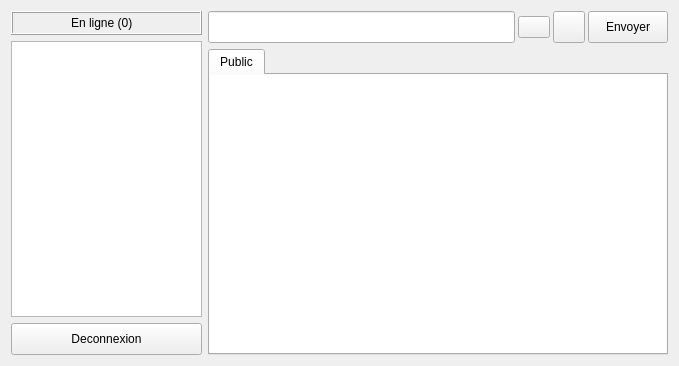
<?xml version="1.0" encoding="UTF-8"?>
<ui version="4.0">
 <class>fenclient</class>
 <widget class="QDialog" name="fenclient">
  <property name="geometry">
   <rect>
    <x>0</x>
    <y>0</y>
    <width>679</width>
    <height>366</height>
   </rect>
  </property>
  <property name="windowTitle">
   <string>Dialog</string>
  </property>
  <property name="windowIcon">
   <iconset>
    <normaloff>../client-build-desktop-Qt_4_8_1_for_Desktop_-_MSVC2010__Qt_SDK__Release/release/res/chat.png</normaloff>../client-build-desktop-Qt_4_8_1_for_Desktop_-_MSVC2010__Qt_SDK__Release/release/res/chat.png</iconset>
  </property>
  <layout class="QHBoxLayout" name="horizontalLayout_2">
   <item>
    <layout class="QVBoxLayout" name="verticalLayout_3">
     <property name="rightMargin">
      <number>0</number>
     </property>
     <item>
      <widget class="QFrame" name="frame">
       <property name="minimumSize">
        <size>
         <width>0</width>
         <height>24</height>
        </size>
       </property>
       <property name="maximumSize">
        <size>
         <width>191</width>
         <height>16777215</height>
        </size>
       </property>
       <property name="frameShape">
        <enum>QFrame::Box</enum>
       </property>
       <property name="frameShadow">
        <enum>QFrame::Raised</enum>
       </property>
       <widget class="QLabel" name="nombreClientsLabel">
        <property name="geometry">
         <rect>
          <x>60</x>
          <y>1</y>
          <width>111</width>
          <height>21</height>
         </rect>
        </property>
        <property name="text">
         <string>En ligne (0)</string>
        </property>
        <property name="alignment">
         <set>Qt::AlignLeading|Qt::AlignLeft|Qt::AlignVCenter</set>
        </property>
       </widget>
       <widget class="QLabel" name="label_2">
        <property name="geometry">
         <rect>
          <x>30</x>
          <y>0</y>
          <width>31</width>
          <height>21</height>
         </rect>
        </property>
        <property name="text">
         <string/>
        </property>
        <property name="pixmap">
         <pixmap>../client-build-desktop-Qt_4_8_1_for_Desktop_-_MSVC2010__Qt_SDK__Release/release/res/enligne.png</pixmap>
        </property>
        <property name="alignment">
         <set>Qt::AlignBottom|Qt::AlignHCenter</set>
        </property>
       </widget>
      </widget>
     </item>
     <item>
      <widget class="QListWidget" name="listeClients">
       <property name="minimumSize">
        <size>
         <width>191</width>
         <height>0</height>
        </size>
       </property>
       <property name="maximumSize">
        <size>
         <width>191</width>
         <height>16777215</height>
        </size>
       </property>
      </widget>
     </item>
     <item>
      <widget class="QPushButton" name="boutonDeconnexion">
       <property name="minimumSize">
        <size>
         <width>32</width>
         <height>32</height>
        </size>
       </property>
       <property name="text">
        <string>Deconnexion</string>
       </property>
       <property name="icon">
        <iconset>
         <normaloff>../client-build-desktop-Qt_4_8_1_for_Desktop_-_MSVC2010__Qt_SDK__Release/release/res/deconnect.png</normaloff>../client-build-desktop-Qt_4_8_1_for_Desktop_-_MSVC2010__Qt_SDK__Release/release/res/deconnect.png</iconset>
       </property>
       <property name="autoDefault">
        <bool>false</bool>
       </property>
      </widget>
     </item>
    </layout>
   </item>
   <item>
    <layout class="QVBoxLayout" name="verticalLayout_2">
     <item>
      <layout class="QHBoxLayout" name="horizontalLayout">
       <property name="spacing">
        <number>3</number>
       </property>
       <item>
        <widget class="QLineEdit" name="messageEdit">
         <property name="minimumSize">
          <size>
           <width>0</width>
           <height>32</height>
          </size>
         </property>
        </widget>
       </item>
       <item>
        <widget class="QPushButton" name="boutonEmo">
         <property name="maximumSize">
          <size>
           <width>32</width>
           <height>16777215</height>
          </size>
         </property>
         <property name="toolTip">
          <string>&lt;html&gt;&lt;head/&gt;&lt;body&gt;&lt;p&gt;Emoticones&lt;/p&gt;&lt;/body&gt;&lt;/html&gt;</string>
         </property>
         <property name="text">
          <string/>
         </property>
         <property name="icon">
          <iconset>
           <normaloff>../client-build-desktop-Qt_4_8_1_for_Desktop_-_MSVC2010__Qt_SDK__Release/release/res/smile.png</normaloff>../client-build-desktop-Qt_4_8_1_for_Desktop_-_MSVC2010__Qt_SDK__Release/release/res/smile.png</iconset>
         </property>
         <property name="iconSize">
          <size>
           <width>24</width>
           <height>24</height>
          </size>
         </property>
         <property name="autoDefault">
          <bool>false</bool>
         </property>
        </widget>
       </item>
       <item>
        <widget class="QPushButton" name="boutonCouleur">
         <property name="minimumSize">
          <size>
           <width>32</width>
           <height>32</height>
          </size>
         </property>
         <property name="maximumSize">
          <size>
           <width>32</width>
           <height>16777215</height>
          </size>
         </property>
         <property name="toolTip">
          <string>&lt;html&gt;&lt;head/&gt;&lt;body&gt;&lt;p&gt;Couleur du texte&lt;/p&gt;&lt;/body&gt;&lt;/html&gt;</string>
         </property>
         <property name="text">
          <string/>
         </property>
         <property name="icon">
          <iconset>
           <normaloff>../client-build-desktop-Qt_4_8_1_for_Desktop_-_MSVC2010__Qt_SDK__Release/release/res/color.png</normaloff>../client-build-desktop-Qt_4_8_1_for_Desktop_-_MSVC2010__Qt_SDK__Release/release/res/color.png</iconset>
         </property>
         <property name="autoDefault">
          <bool>false</bool>
         </property>
        </widget>
       </item>
       <item>
        <widget class="QPushButton" name="boutonEnvoyer">
         <property name="minimumSize">
          <size>
           <width>0</width>
           <height>32</height>
          </size>
         </property>
         <property name="text">
          <string>Envoyer</string>
         </property>
         <property name="icon">
          <iconset>
           <normaloff>../client-build-desktop-Qt_4_8_1_for_Desktop_-_MSVC2010__Qt_SDK__Release/release/res/envoyer.png</normaloff>../client-build-desktop-Qt_4_8_1_for_Desktop_-_MSVC2010__Qt_SDK__Release/release/res/envoyer.png</iconset>
         </property>
         <property name="autoDefault">
          <bool>false</bool>
         </property>
        </widget>
       </item>
      </layout>
     </item>
     <item>
      <widget class="QTabWidget" name="tabWidget">
       <property name="minimumSize">
        <size>
         <width>460</width>
         <height>300</height>
        </size>
       </property>
       <property name="maximumSize">
        <size>
         <width>16777215</width>
         <height>16777215</height>
        </size>
       </property>
       <property name="currentIndex">
        <number>0</number>
       </property>
       <property name="iconSize">
        <size>
         <width>16</width>
         <height>16</height>
        </size>
       </property>
       <widget class="QWidget" name="tab">
        <attribute name="icon">
         <iconset>
          <normaloff>../client-build-desktop-Qt_4_8_1_for_Desktop_-_MSVC2010__Qt_SDK__Release/release/res/public.png</normaloff>../client-build-desktop-Qt_4_8_1_for_Desktop_-_MSVC2010__Qt_SDK__Release/release/res/public.png</iconset>
        </attribute>
        <attribute name="title">
         <string>Public</string>
        </attribute>
        <layout class="QVBoxLayout" name="verticalLayout_6">
         <property name="margin">
          <number>0</number>
         </property>
         <item>
          <widget class="QTextEdit" name="listeMessages">
           <property name="minimumSize">
            <size>
             <width>0</width>
             <height>0</height>
            </size>
           </property>
           <property name="frameShape">
            <enum>QFrame::NoFrame</enum>
           </property>
           <property name="autoFormatting">
            <set>QTextEdit::AutoNone</set>
           </property>
           <property name="tabChangesFocus">
            <bool>false</bool>
           </property>
           <property name="undoRedoEnabled">
            <bool>true</bool>
           </property>
           <property name="readOnly">
            <bool>true</bool>
           </property>
           <property name="textInteractionFlags">
            <set>Qt::NoTextInteraction</set>
           </property>
          </widget>
         </item>
        </layout>
       </widget>
      </widget>
     </item>
    </layout>
   </item>
  </layout>
 </widget>
 <resources/>
 <connections/>
</ui>
